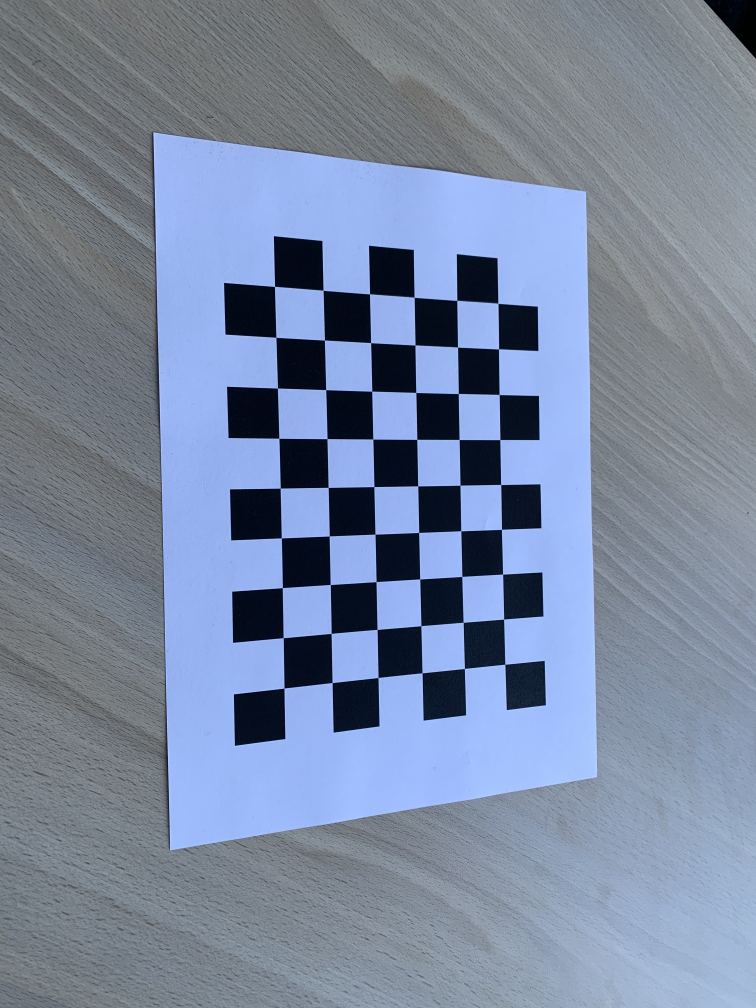
#> input picture images/IMG_4025.jpg, 3024 x 4032 px (shown at 1/4 size); its folder holds only this picture in this run
$ python assignment1.py
#> lines starting #> are read from the running program, lines starting #| are printed output that depends on the picture; after the words box and inside, x2 and y2 are one past the last pixel; in counts of white or black regions, pixels touching at a corner belong together
import numpy as np
import cv2 as cv
import glob
from constants import *

criteria = (cv.TERM_CRITERIA_EPS + cv.TERM_CRITERIA_MAX_ITER, 30, 0.001)

# Stores the corner points.
objp = np.zeros((CHESSBOARDWIDTH*CHESSBOARDHEIGHT,3), np.float32)
objp[:,:2] = np.mgrid[0:CHESSBOARDHEIGHT,0:CHESSBOARDWIDTH].T.reshape(-1,2)

# Arrays to store object points and image points from all the images.
objpoints = [] # 3d point in real world space
imgpoints = [] # 2d points in image plane.

# Gets the filenames of the images in the Images directory
images = glob.glob('Images/*.jpg')

# temporarily stores the corners of one image resulting from the click event
clickcorners = []

# [30 lines left out: functions click_event, manualCorners, not called in this run]

def resizeImage(img, resize_width):
    """Resizes the image so that the image is of the specified width"""
    height, width = img.shape[:2]
    img = cv.resize(img, (resize_width, int(height*(resize_width/width))))
    return img

def prepareImage(filename):
    """Reads the image and prepares it for being processed"""
#> called with filename = 'images/IMG_4025.jpg'
    img = cv.imread(filename)
#> img is the input picture: shape (4032, 3024, 3); mean B, G, R 159.7, 135.2, 121.4
    img = cv.cvtColor(img, cv.COLOR_BGR2GRAY)
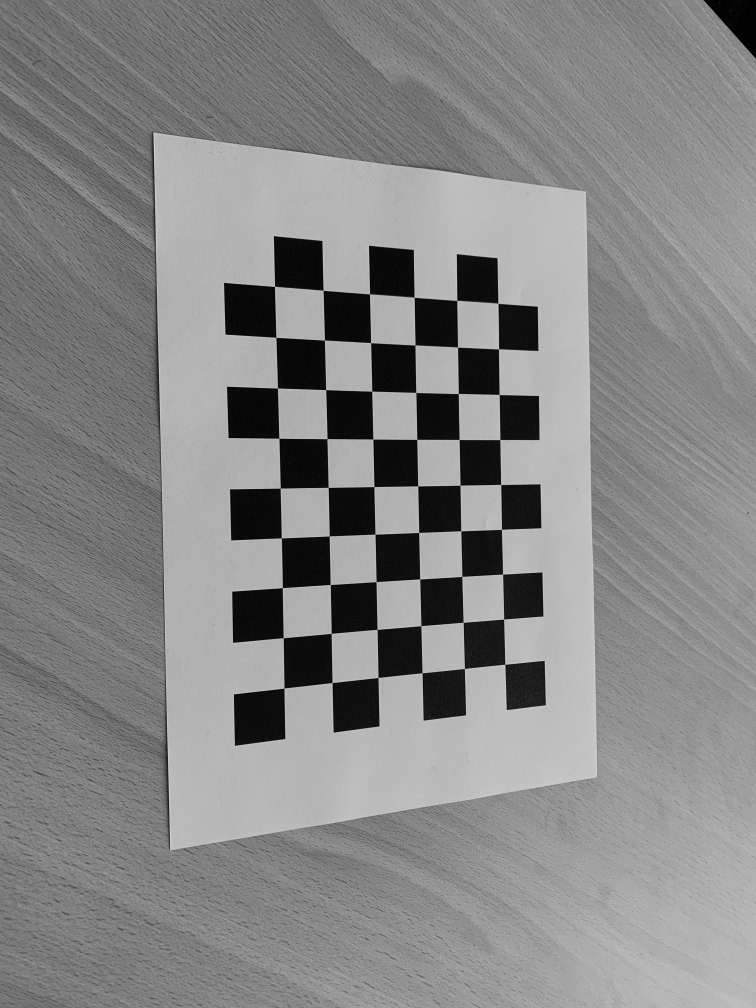
#> img: shape (4032, 3024) (shown at 1/4 size); min 0, max 237, mean 133.8
    img = resizeImage(img, RESIZEDWIDTH)
#> in resizeImage, `img = cv.resize(img, (resize_width, int(height*(resize_width/width))))`:
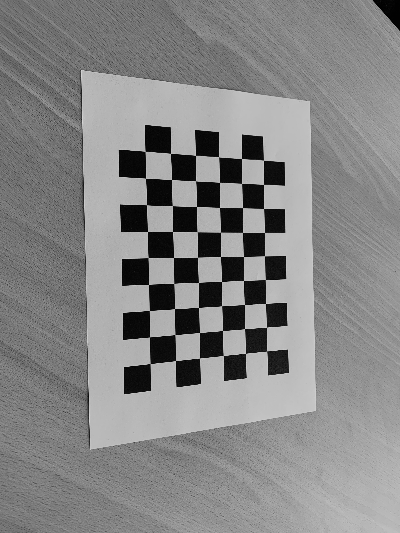
#> img: shape (533, 400); min 0, max 214, mean 133.7
    return img

# [24 lines left out: function interpolate, not called in this run]

if __name__=="__main__":
    # reading the image

    for number, filename in enumerate(images):
        print(f"Image {number}: {filename}")
        img = prepareImage(filename)

        # Find the chess board corners
        ret, corners = cv.findChessboardCorners(img, (CHESSBOARDWIDTH,CHESSBOARDHEIGHT), None)
#> ret = True; corners = 54 rows, first 8: [150.1, 363.4], [149.5, 336.8], [149.4, 310.5], [148.5, 284.5], [148.2, 257.5], [147.5, 231.5], [146.4, 204.6], [145.5, 178.4]
        # If the built in function cannot distinguish the corner points, the user must manually mark the corners
        if ret:
            corners = cv.cornerSubPix(img, corners, (11,11), (-1,-1), criteria)
#> corners = 54 rows, first 8: [150.2, 363.5], [149.5, 337], [149.5, 310.5], [148.5, 284.6], [148, 257.4], [147.6, 231.5], [146.5, 204.7], [145.3, 178.2]
        else:
            cv.imshow('Image',img)
            cv.setMouseCallback('Image', click_event)
            corners = manualCorners(img, CHESSBOARDWIDTH, CHESSBOARDHEIGHT)
            ret = True

        objpoints.append(objp)
        imgpoints.append(corners)

        # Draw and display the corners
        cv.drawChessboardCorners(img, (CHESSBOARDWIDTH, CHESSBOARDHEIGHT), corners, ret)
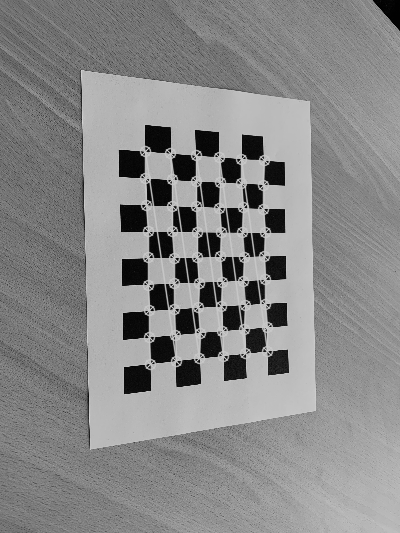
#> img: shape (533, 400); 4.77% of pixels changed, all inside (x1, y1, x2, y2) = (139, 145, 274, 371)
        cv.imshow('Image', img)
        cv.waitKey()

        # close the window
        cv.destroyAllWindows()

    ret, mtx, dist, rvecs, tvecs = cv.calibrateCamera(objpoints, imgpoints, img.shape[::-1], None, None)
#> ret = 62.2; mtx = [[2567.5, 0, 168.8], [0, 17711.3, 730.4], [0, 0, 1]]; dist = [[-101.9, 13911.5, 1.3, -0.225, 341.3]]; rvecs = ([-1.37, -0.894, -1.35],); tvecs = ([-1.54, -3.36, 111.6],)
    np.savez('Calibration.npz', mtx=mtx, dist=dist, rvecs=rvecs, tvecs=tvecs)

$ run again, on images/IMG_4029.jpg
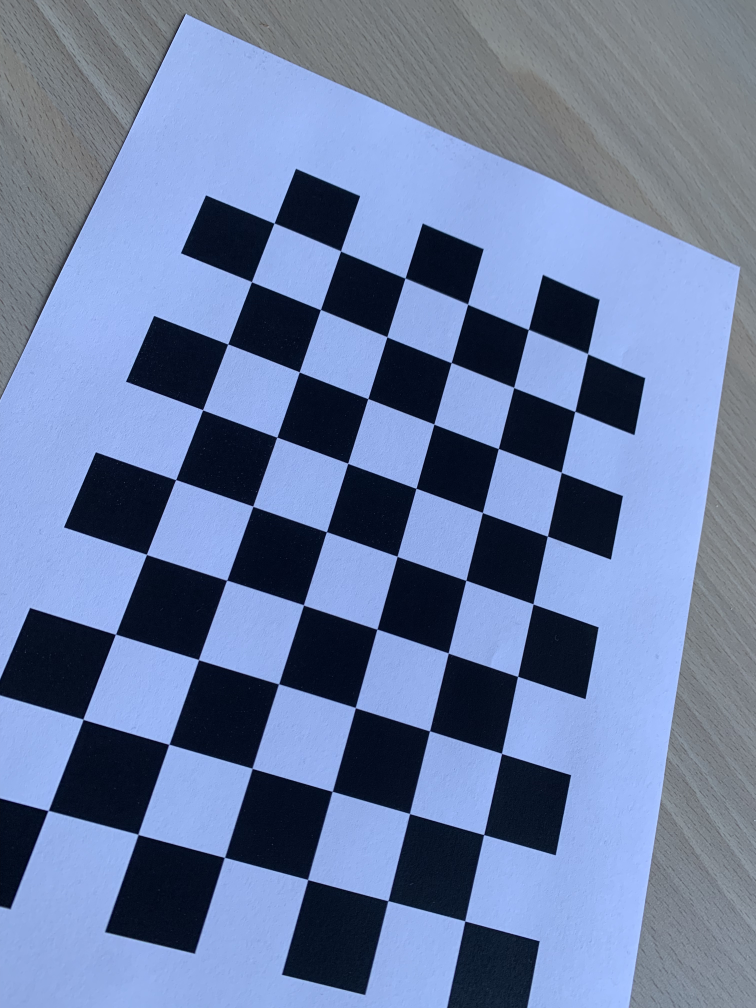
#> input picture images/IMG_4029.jpg, 3024 x 4032 px (shown at 1/4 size)
#> in prepareImage, img is the input picture: shape (4032, 3024, 3); mean B, G, R 161.8, 124.9, 107.6
#> in resizeImage, `img = cv.resize(img, (resize_width, int(height*(resize_width/width))))`:
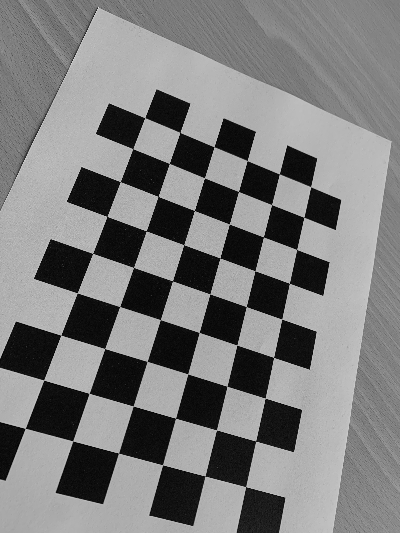
#> img: shape (533, 400); min 3, max 228, mean 123.8
#> `ret, corners = cv.findChessboardCorners(img, (CHESSBOARDWIDTH,CHESSBOA..`: ret = True; corners = 54 rows, first 8: [25.05, 428.6], [43.76, 379.9], [60.89, 335.2], [77.01, 293], [92.72, 253.3], [106.8, 216.1], [120.2, 181.7], [133, 148.9]
#> `corners = cv.cornerSubPix(img, corners, (11,11), (-1,-1), criteria)`: corners = 54 rows, first 8: [25.23, 428.4], [43.76, 380], [60.73, 335.1], [77.29, 292.9], [92.6, 253.3], [106.9, 216.4], [120.3, 181.6], [132.8, 148.7]
#> `cv.drawChessboardCorners(img, (CHESSBOARDWIDTH, CHESSBOARDHEIGHT), cor..`:
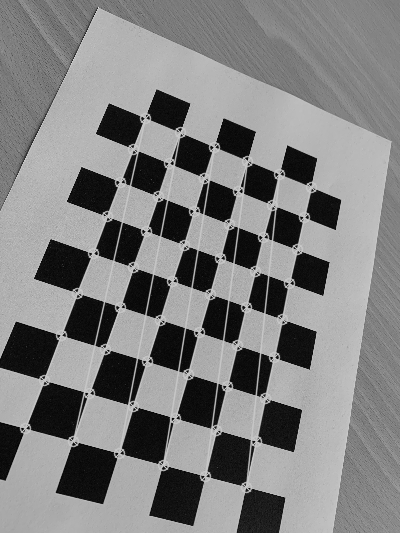
#> img: shape (533, 400); 6.58% of pixels changed, all inside (x1, y1, x2, y2) = (19, 112, 318, 494)
#> `ret, mtx, dist, rvecs, tvecs = cv.calibrateCamera(objpoints, imgpoints..`: ret = 99.13; mtx = [[9801.5, 0, 223.6], [0, 30167.7, -219.4], [0, 0, 1]]; dist = [[43.12, 7636, -5.29, 0.187, -410919.1]]; rvecs = ([-1.06, 0.855, -1.3],); tvecs = ([-2.12, 7.22, 83.31],)

$ run again, on images/IMG_4030.jpg
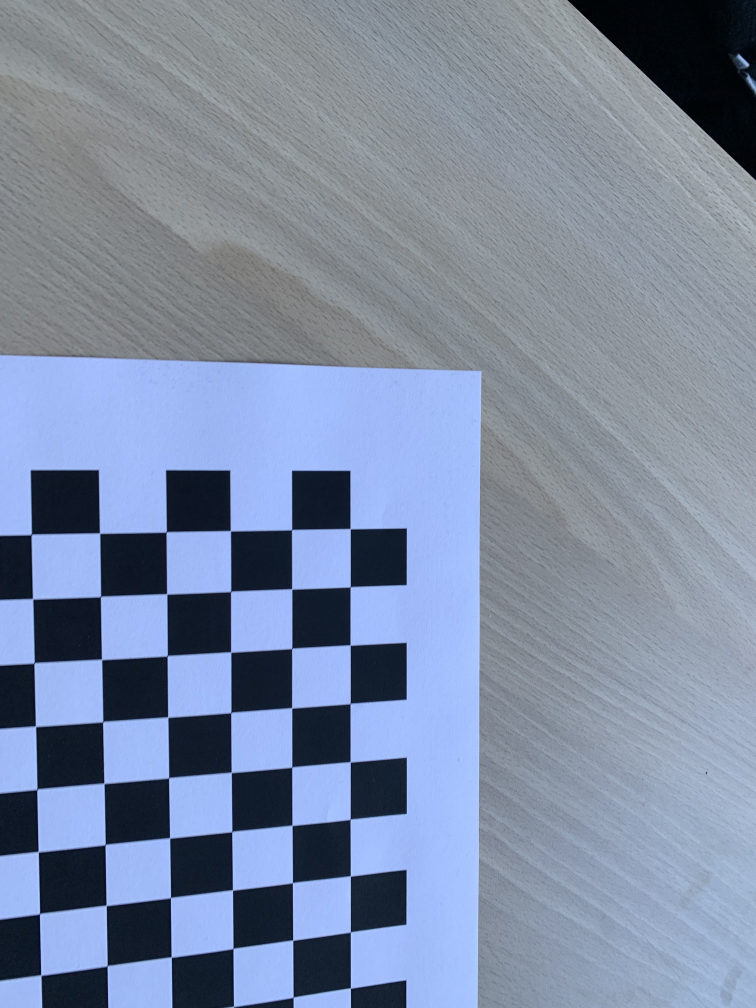
#> input picture images/IMG_4030.jpg, 3024 x 4032 px (shown at 1/4 size)
#> in prepareImage, img is the input picture: shape (4032, 3024, 3); mean B, G, R 162.6, 138.5, 125.5
#> in prepareImage, `img = cv.cvtColor(img, cv.COLOR_BGR2GRAY)`:
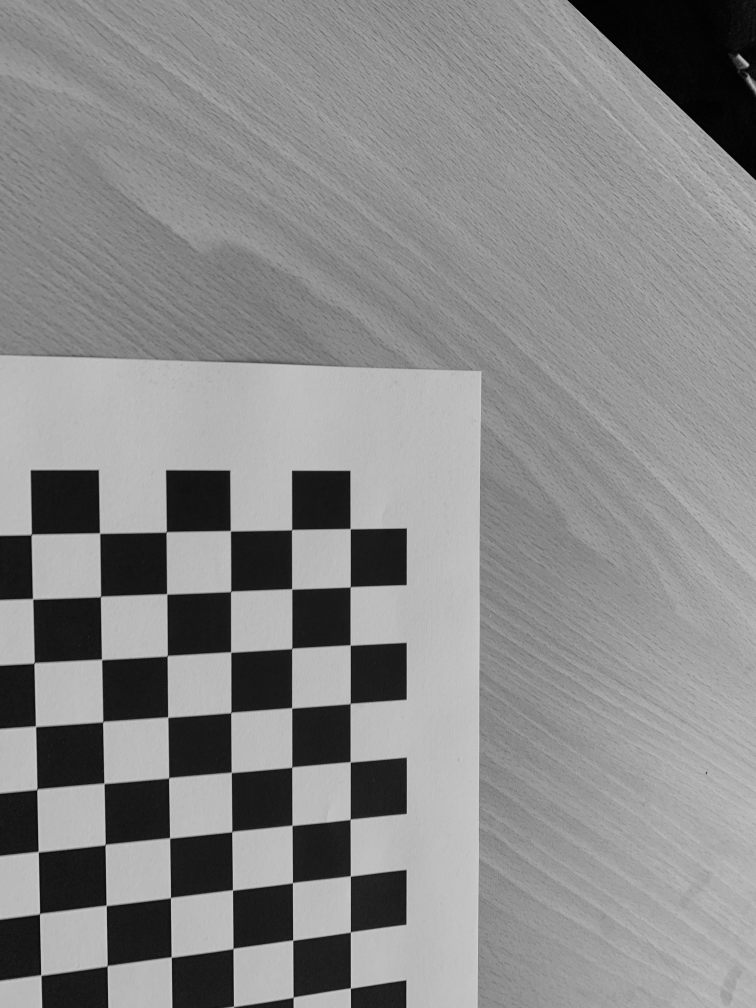
#> img: shape (4032, 3024) (shown at 1/4 size); min 0, max 220, mean 137.4
#> in resizeImage, `img = cv.resize(img, (resize_width, int(height*(resize_width/width))))`:
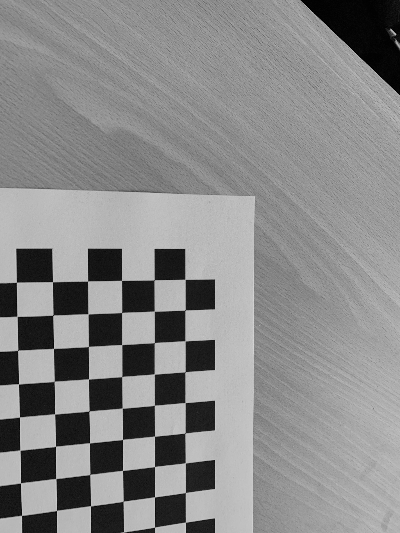
#> img: shape (533, 400); min 1, max 216, mean 137.3
#> ret = False; corners = None

$ run again, on images/IMG_4031.jpg
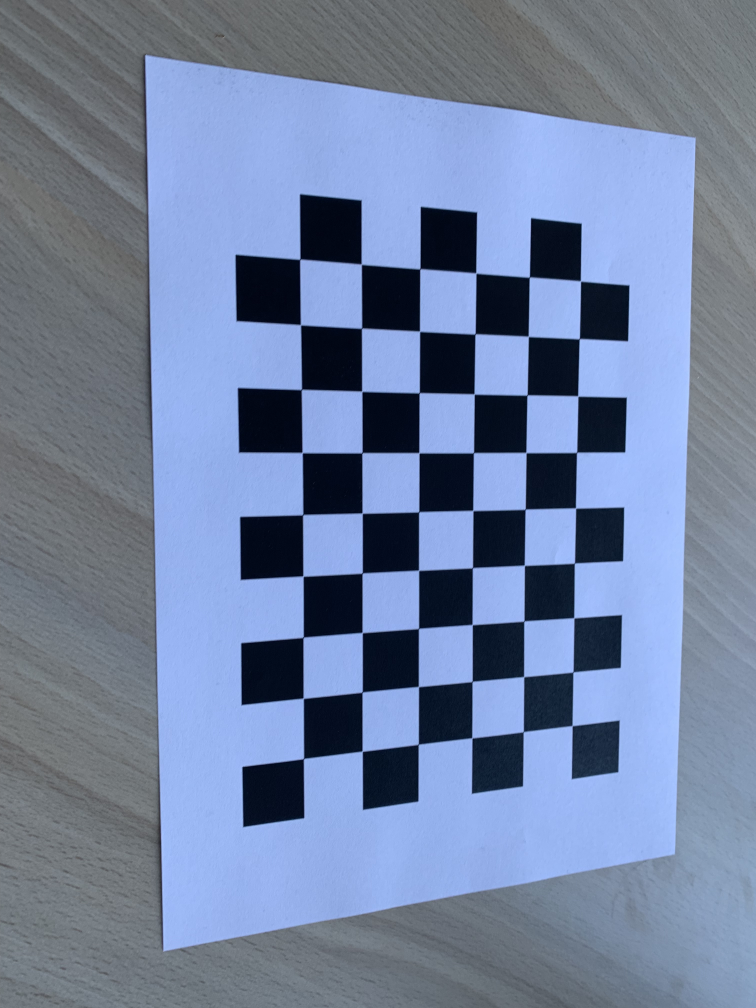
#> input picture images/IMG_4031.jpg, 3024 x 4032 px (shown at 1/4 size)
#> in prepareImage, img is the input picture: shape (4032, 3024, 3); mean B, G, R 160.3, 129.4, 113.6
#> in resizeImage, `img = cv.resize(img, (resize_width, int(height*(resize_width/width))))`:
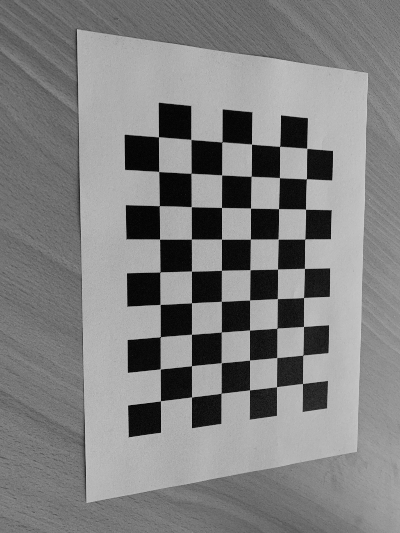
#> img: shape (533, 400); min 2, max 205, mean 128.1
#> `ret, corners = cv.findChessboardCorners(img, (CHESSBOARDWIDTH,CHESSBOA..`: ret = True; corners = 54 rows, first 8: [160.4, 400.8], [160.3, 368.9], [160.4, 336.6], [160, 304.4], [160, 272], [159.5, 239.1], [159.4, 205.6], [158.6, 171.5]
#> `corners = cv.cornerSubPix(img, corners, (11,11), (-1,-1), criteria)`: corners = 54 rows, first 8: [160.4, 400.8], [160.3, 368.9], [160.3, 336.7], [160.1, 304.5], [159.8, 271.9], [159.5, 239.1], [159.3, 205.7], [158.6, 171.5]
#> `cv.drawChessboardCorners(img, (CHESSBOARDWIDTH, CHESSBOARDHEIGHT), cor..`:
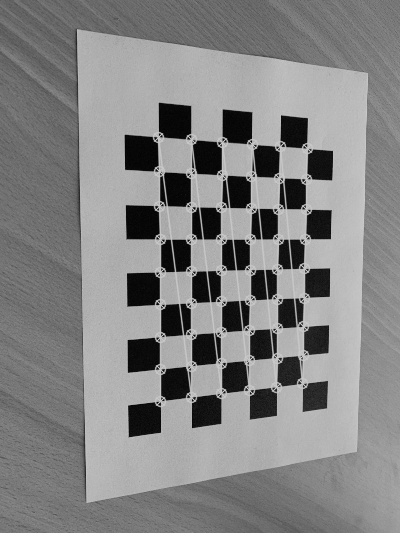
#> img: shape (533, 400); 5.59% of pixels changed, all inside (x1, y1, x2, y2) = (152, 131, 314, 408)
#> `ret, mtx, dist, rvecs, tvecs = cv.calibrateCamera(objpoints, imgpoints..`: ret = 76.45; mtx = [[903.6, 0, 201.2], [0, 3545.6, -59.16], [0, 0, 1]]; dist = [[193.8, 1837.2, -3.72, -3.26, -411717.3]]; rvecs = ([1.13, 1.07, -1.18],); tvecs = ([-1.48, 5.61, 73.23],)

$ run again, on images/IMG_4026.jpg
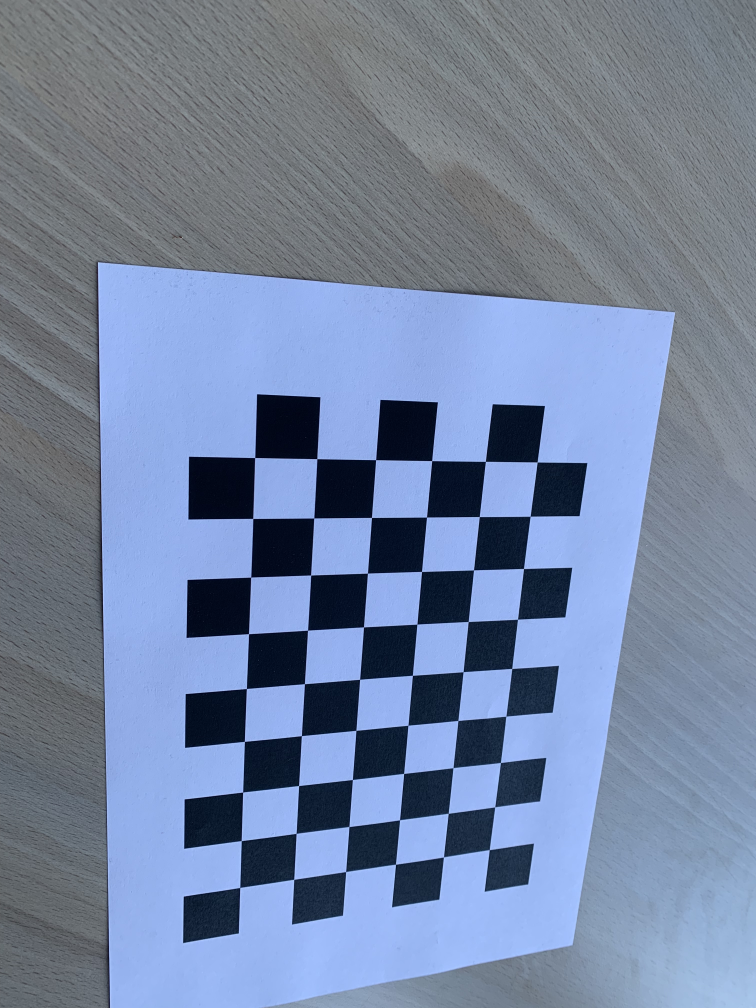
#> input picture images/IMG_4026.jpg, 3024 x 4032 px (shown at 1/4 size)
#> in prepareImage, img is the input picture: shape (4032, 3024, 3); mean B, G, R 160.6, 132, 116.4
#> in resizeImage, `img = cv.resize(img, (resize_width, int(height*(resize_width/width))))`:
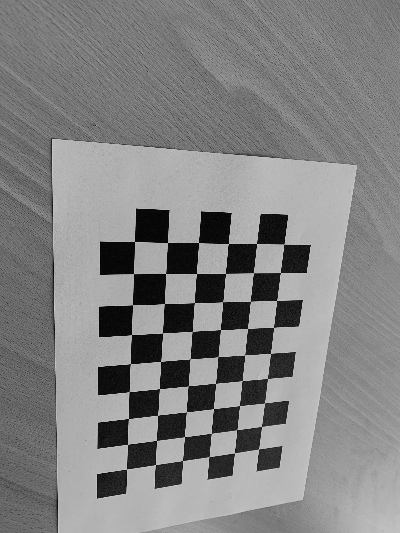
#> img: shape (533, 400); min 2, max 205, mean 130.5
#> `ret, corners = cv.findChessboardCorners(img, (CHESSBOARDWIDTH,CHESSBOA..`: ret = True; corners = 54 rows, first 8: [126.5, 469], [127.5, 444.6], [128.6, 418.5], [129.4, 391.3], [130.6, 363.3], [131.5, 334.5], [132.5, 304.6], [133.5, 273.6]
#> `corners = cv.cornerSubPix(img, corners, (11,11), (-1,-1), criteria)`: corners = 54 rows, first 8: [126.3, 469.1], [127.6, 444.4], [128.5, 418.5], [129.3, 391.8], [130.3, 364.1], [131.6, 334.6], [132.6, 304.7], [133.5, 273.6]
#> `cv.drawChessboardCorners(img, (CHESSBOARDWIDTH, CHESSBOARDHEIGHT), cor..`:
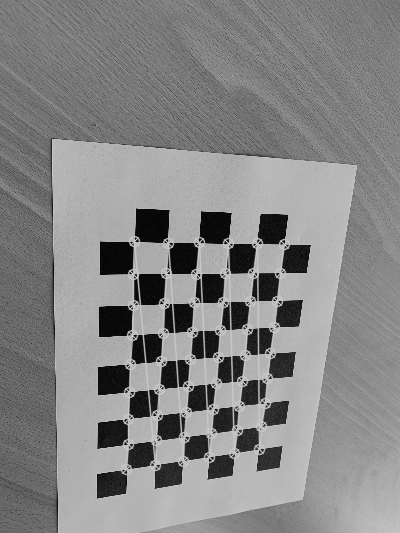
#> img: shape (533, 400); 5.07% of pixels changed, all inside (x1, y1, x2, y2) = (120, 235, 291, 476)
#> `ret, mtx, dist, rvecs, tvecs = cv.calibrateCamera(objpoints, imgpoints..`: ret = 65.39; mtx = [[13474.1, 0, 190.7], [0, 793.9, 338.3], [0, 0, 1]]; dist = [[104.2, -2931.2, -5, -0.209, 43251.7]]; rvecs = ([2.01, -0.354, -2.03],); tvecs = ([0.116, 7.9, 36.38],)
